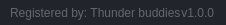
              <widget class="QFrame" name="frame_grip">
               <property name="minimumSize">
                <size>
                 <width>0</width>
                 <height>25</height>
                </size>
               </property>
               <property name="maximumSize">
                <size>
                 <width>16777215</width>
                 <height>25</height>
                </size>
               </property>
               <property name="styleSheet">
                <string notr="true">background-color: rgb(33, 37, 43);</string>
               </property>
               <property name="frameShape">
                <enum>QFrame::NoFrame</enum>
               </property>
               <property name="frameShadow">
                <enum>QFrame::Raised</enum>
               </property>
               <layout class="QHBoxLayout" name="horizontalLayout_6">
                <property name="spacing">
                 <number>0</number>
                </property>
                <property name="leftMargin">
                 <number>0</number>
                </property>
                <property name="topMargin">
                 <number>0</number>
                </property>
                <property name="rightMargin">
                 <number>2</number>
                </property>
                <property name="bottomMargin">
                 <number>0</number>
                </property>
                <item>
                 <widget class="QFrame" name="frame_label_bottom">
                  <property name="frameShape">
                   <enum>QFrame::NoFrame</enum>
                  </property>
                  <property name="frameShadow">
                   <enum>QFrame::Raised</enum>
                  </property>
                  <layout class="QHBoxLayout" name="horizontalLayout_7">
                   <property name="spacing">
                    <number>0</number>
                   </property>
                   <property name="leftMargin">
                    <number>10</number>
                   </property>
                   <property name="topMargin">
                    <number>0</number>
                   </property>
                   <property name="rightMargin">
                    <number>10</number>
                   </property>
                   <property name="bottomMargin">
                    <number>0</number>
                   </property>
                   <item>
                    <widget class="QLabel" name="label_credits">
                     <property name="font">
                      <font>
                       <family>Segoe UI</family>
                      </font>
                     </property>
                     <property name="styleSheet">
                      <string notr="true">color: rgb(98, 103, 111);</string>
                     </property>
                     <property name="text">
                      <string>Registered by: Thunder buddies</string>
                     </property>
                    </widget>
                   </item>
                   <item>
                    <widget class="QLabel" name="label_version">
                     <property name="maximumSize">
                      <size>
                       <width>100</width>
                       <height>16777215</height>
                      </size>
                     </property>
                     <property name="font">
                      <font>
                       <family>Segoe UI</family>
                      </font>
                     </property>
                     <property name="styleSheet">
                      <string notr="true">color: rgb(98, 103, 111);</string>
                     </property>
                     <property name="text">
                      <string>v1.0.0</string>
                     </property>
                     <property name="alignment">
                      <set>Qt::AlignRight|Qt::AlignTrailing|Qt::AlignVCenter</set>
                     </property>
                    </widget>
                   </item>
                  </layout>
                 </widget>
                </item>
                <item>
                 <widget class="QFrame" name="frame_size_grip">
                  <property name="maximumSize">
                   <size>
                    <width>20</width>
                    <height>20</height>
                   </size>
                  </property>
                  <property name="styleSheet">
                   <string notr="true">QSizeGrip {
	background-image: url(:/16x16/icons/16x16/cil-size-grip.png);
	background-position: center;
	background-repeat: no-reperat;
}</string>
                  </property>
                  <property name="frameShape">
                   <enum>QFrame::NoFrame</enum>
                  </property>
                  <property name="frameShadow">
                   <enum>QFrame::Raised</enum>
                  </property>
                 </widget>
                </item>
               </layout>
              </widget>
